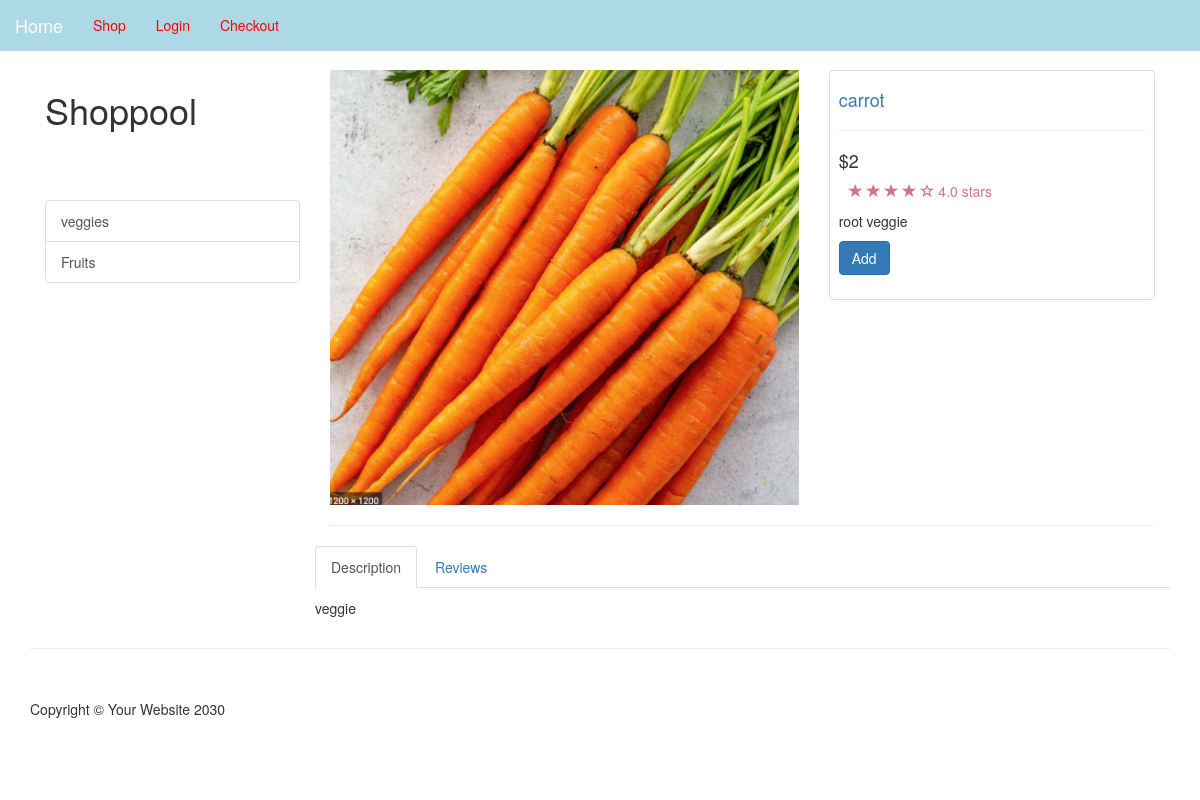
The page /public/item.php?id=12 on the database its author committed.
### tables this page shows
CREATE TABLE `categories` (
  `cat_id` int(11) NOT NULL,
  `cat_title` varchar(255) NOT NULL
);

CREATE TABLE `products` (
  `product_id` int(11) NOT NULL,
  `farmer_id` int(11) NOT NULL,
  `Unit` varchar(11) NOT NULL,
  `product_title` varchar(255) NOT NULL,
  `product_category_id` int(11) NOT NULL,
  `product_price` float NOT NULL,
  `product_quantity` int(11) NOT NULL,
  `product_description` text NOT NULL,
  `product_image` varchar(255) NOT NULL,
  `short_desc` text NOT NULL
);

### public/item.php (the view, shortened to what this page needs)
<?php include(TEMPLATE_FRONT . DS . "header.php") ?>
<div class="container">
    <?php include(TEMPLATE_FRONT . DS . "side_nav.php") ?>
<?php
    $query = query(" SELECT * FROM products WHERE product_id = " . escape_string($_GET['id']) . " ");
    while ($row = fetch_array($query)):
    ?>
<div class="col-md-9">
<div class="row">
    <div class="col-md-7">
       <img class="img-responsive" src="../resources/<?php echo display_image($row['product_image']); ?>" alt="">
    </div>
    <div class="col-md-5">
        <div class="thumbnail">
    <div class="caption-full">
        <h4><a href="#"><?php echo $row['product_title'];?></a></h4>
        <hr>
        <h4 class=""><?php echo "&#36;" . $row['product_price'];?></h4>
    <div class="ratings">
        <p>
            <span class="glyphicon glyphicon-star"></span>
            <span class="glyphicon glyphicon-star"></span>
            <span class="glyphicon glyphicon-star"></span>
            <span class="glyphicon glyphicon-star"></span>
            <span class="glyphicon glyphicon-star-empty"></span>
            4.0 stars
        </p>
    </div>
        <p><?php echo $row['short_desc']; ?></p>
    <form action="">
        <div class="form-group">
            <a href="../resources/cart.php?add=<?php echo $row['product_id']; ?>" class="btn btn-primary">Add</a>
        </div>
    </form>
    </div>
</div>
</div>
</div>
        <hr>
<div class="row">
<div role="tabpanel">
  <ul class="nav nav-tabs" role="tablist">
    <li role="presentation" class="active"><a href="#home" aria-controls="home" role="tab" data-toggle="tab">Description</a></li>
    <li role="presentation"><a href="#profile" aria-controls="profile" role="tab" data-toggle="tab">Reviews</a></li>
  </ul>
  <div class="tab-content">
    <div role="tabpanel" class="tab-pane active" id="home">
        <p><?php echo $row['product_description']; ?></p>
    </div>
 </div>
</div>
</div>
</div>
<?php endwhile; ?>
</div>
<?php include(TEMPLATE_FRONT . DS . "footer.php") ?>
</body>
</html>

### resources/functions.php (shortened to what this page needs)
<?php
function query($sql) {
    global $connection;
    $result = mysqli_query($connection, $sql);
    return $result;
}
function escape_string($string) {
    global $connection;
    return mysqli_real_escape_string($connection, $string);
}
function fetch_array($result) {
    return mysqli_fetch_array($result);
}
function get_categories() {
    $query = query("SELECT * FROM categories");
    while($row = fetch_array($query)) {
        $category_links = <<<DELIMETER
        <a href="category.php?id={$row['cat_id']}" class="list-group-item">{$row['cat_title']}</a>
DELIMETER;
        echo $category_links;
    }
}
function display_image($picture) {
    return "uploads" . DS . $picture;
}
?>

### public/css/shop-homepage.css (style rules this page uses)
body { padding-top: 70px; }
.ratings { padding-right: 10px; padding-left: 10px; color: #d17581; }
.thumbnail { padding: 0; }
.thumbnail .caption-full { padding: 9px; color: #333; }

### rows shown on the page
categories: cat_title "veggies"
categories: cat_title "Fruits"
products: product_image (picture), product_title "carrot", product_price "2", short_desc "root veggie", product_description "veggie"
